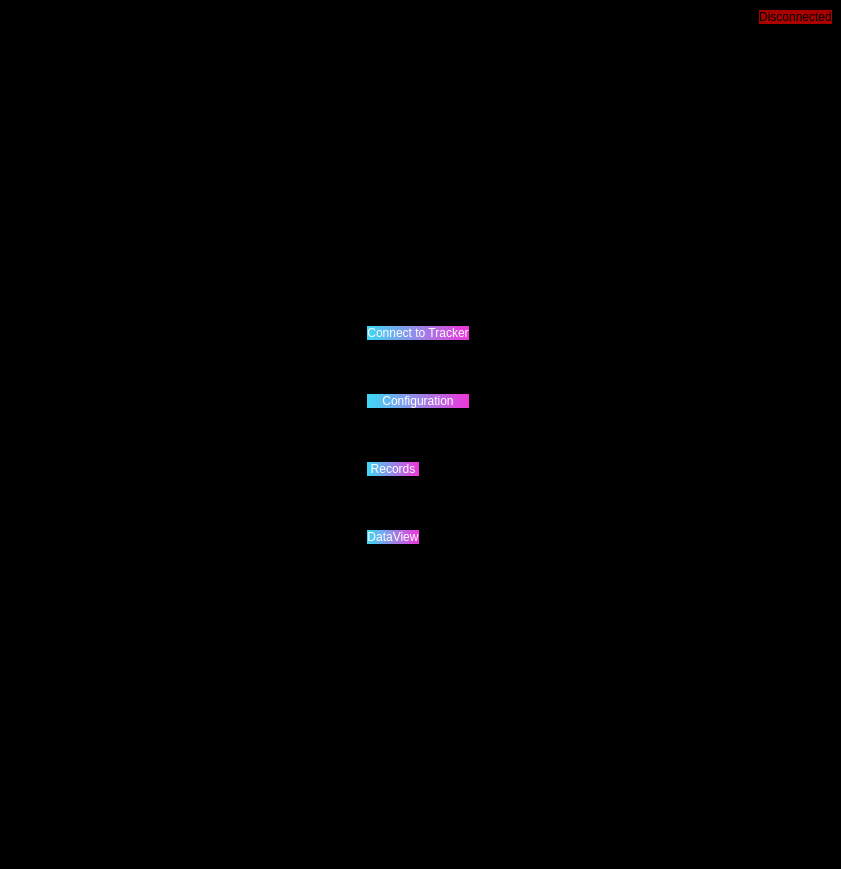
<?xml version="1.0" encoding="UTF-8"?>
<ui version="4.0">
 <class>MainWindow</class>
 <widget class="QMainWindow" name="MainWindow">
  <property name="geometry">
   <rect>
    <x>0</x>
    <y>0</y>
    <width>841</width>
    <height>869</height>
   </rect>
  </property>
  <property name="windowTitle">
   <string>MainWindow</string>
  </property>
  <property name="styleSheet">
   <string notr="true">background-color: rgb(0, 0, 0);</string>
  </property>
  <widget class="QWidget" name="centralwidget">
   <layout class="QGridLayout" name="gridLayout_2">
    <item row="0" column="0">
     <spacer name="horizontalSpacer_9">
      <property name="orientation">
       <enum>Qt::Horizontal</enum>
      </property>
      <property name="sizeHint" stdset="0">
       <size>
        <width>750</width>
        <height>17</height>
       </size>
      </property>
     </spacer>
    </item>
    <item row="0" column="1">
     <widget class="QPushButton" name="toggleBtn">
      <property name="styleSheet">
       <string notr="true">background-color: rgb(170, 0, 0);
border-radius: 15px;</string>
      </property>
      <property name="text">
       <string>Disconnected</string>
      </property>
     </widget>
    </item>
    <item row="1" column="0" colspan="2">
     <layout class="QGridLayout" name="gridLayout">
      <property name="verticalSpacing">
       <number>40</number>
      </property>
      <item row="4" column="2" colspan="2">
       <spacer name="horizontalSpacer_8">
        <property name="orientation">
         <enum>Qt::Horizontal</enum>
        </property>
        <property name="sizeHint" stdset="0">
         <size>
          <width>40</width>
          <height>28</height>
         </size>
        </property>
       </spacer>
      </item>
      <item row="1" column="0">
       <spacer name="horizontalSpacer">
        <property name="orientation">
         <enum>Qt::Horizontal</enum>
        </property>
        <property name="sizeHint" stdset="0">
         <size>
          <width>40</width>
          <height>28</height>
         </size>
        </property>
       </spacer>
      </item>
      <item row="2" column="3">
       <spacer name="horizontalSpacer_5">
        <property name="orientation">
         <enum>Qt::Horizontal</enum>
        </property>
        <property name="sizeHint" stdset="0">
         <size>
          <width>40</width>
          <height>28</height>
         </size>
        </property>
       </spacer>
      </item>
      <item row="4" column="0">
       <spacer name="horizontalSpacer_6">
        <property name="orientation">
         <enum>Qt::Horizontal</enum>
        </property>
        <property name="sizeHint" stdset="0">
         <size>
          <width>40</width>
          <height>28</height>
         </size>
        </property>
       </spacer>
      </item>
      <item row="3" column="1">
       <widget class="QPushButton" name="pushButton_3">
        <property name="styleSheet">
         <string notr="true">background-color: qlineargradient(spread:pad, x1:0, y1:0, x2:1, y2:0, stop:0 rgba(61, 217, 245, 255), stop:1 rgba(240, 53, 218, 255));
font: 9pt &quot;Microsoft YaHei UI&quot;;
color: rgb(255, 255, 255);
border-style: solid;
border-radius: 15px;</string>
        </property>
        <property name="text">
         <string>Records</string>
        </property>
       </widget>
      </item>
      <item row="0" column="1">
       <spacer name="verticalSpacer">
        <property name="orientation">
         <enum>Qt::Vertical</enum>
        </property>
        <property name="sizeHint" stdset="0">
         <size>
          <width>20</width>
          <height>40</height>
         </size>
        </property>
       </spacer>
      </item>
      <item row="3" column="0">
       <spacer name="horizontalSpacer_3">
        <property name="orientation">
         <enum>Qt::Horizontal</enum>
        </property>
        <property name="sizeHint" stdset="0">
         <size>
          <width>40</width>
          <height>20</height>
         </size>
        </property>
       </spacer>
      </item>
      <item row="1" column="3">
       <spacer name="horizontalSpacer_4">
        <property name="orientation">
         <enum>Qt::Horizontal</enum>
        </property>
        <property name="sizeHint" stdset="0">
         <size>
          <width>40</width>
          <height>28</height>
         </size>
        </property>
       </spacer>
      </item>
      <item row="3" column="2" colspan="2">
       <spacer name="horizontalSpacer_7">
        <property name="orientation">
         <enum>Qt::Horizontal</enum>
        </property>
        <property name="sizeHint" stdset="0">
         <size>
          <width>40</width>
          <height>28</height>
         </size>
        </property>
       </spacer>
      </item>
      <item row="2" column="0">
       <spacer name="horizontalSpacer_2">
        <property name="orientation">
         <enum>Qt::Horizontal</enum>
        </property>
        <property name="sizeHint" stdset="0">
         <size>
          <width>40</width>
          <height>28</height>
         </size>
        </property>
       </spacer>
      </item>
      <item row="5" column="1">
       <spacer name="verticalSpacer_2">
        <property name="orientation">
         <enum>Qt::Vertical</enum>
        </property>
        <property name="sizeHint" stdset="0">
         <size>
          <width>20</width>
          <height>40</height>
         </size>
        </property>
       </spacer>
      </item>
      <item row="2" column="1" colspan="2">
       <widget class="QPushButton" name="pushButton_2">
        <property name="styleSheet">
         <string notr="true">background-color: qlineargradient(spread:pad, x1:0, y1:0, x2:1, y2:0, stop:0 rgba(61, 217, 245, 255), stop:1 rgba(240, 53, 218, 255));
font: 9pt &quot;Microsoft YaHei UI&quot;;
color: rgb(255, 255, 255);
border-style: solid;
border-radius: 15px;</string>
        </property>
        <property name="text">
         <string>Configuration</string>
        </property>
       </widget>
      </item>
      <item row="4" column="1">
       <widget class="QPushButton" name="pushButton_4">
        <property name="styleSheet">
         <string notr="true">background-color: qlineargradient(spread:pad, x1:0, y1:0, x2:1, y2:0, stop:0 rgba(61, 217, 245, 255), stop:1 rgba(240, 53, 218, 255));
font: 9pt &quot;Microsoft YaHei UI&quot;;
color: rgb(255, 255, 255);
border-style: solid;
border-radius: 15px;</string>
        </property>
        <property name="text">
         <string>DataView</string>
        </property>
       </widget>
      </item>
      <item row="1" column="1" colspan="2">
       <widget class="QPushButton" name="pushButton">
        <property name="styleSheet">
         <string notr="true">background-color: qlineargradient(spread:pad, x1:0, y1:0, x2:1, y2:0, stop:0 rgba(61, 217, 245, 255), stop:1 rgba(240, 53, 218, 255));
font: 9pt &quot;Microsoft YaHei UI&quot;;
color: rgb(255, 255, 255);
border-style: solid;
border-radius: 15px;</string>
        </property>
        <property name="text">
         <string>Connect to Tracker</string>
        </property>
       </widget>
      </item>
     </layout>
    </item>
   </layout>
  </widget>
  <widget class="QMenuBar" name="menubar">
   <property name="geometry">
    <rect>
     <x>0</x>
     <y>0</y>
     <width>841</width>
     <height>23</height>
    </rect>
   </property>
  </widget>
  <widget class="QStatusBar" name="statusbar"/>
 </widget>
 <resources/>
 <connections/>
</ui>
